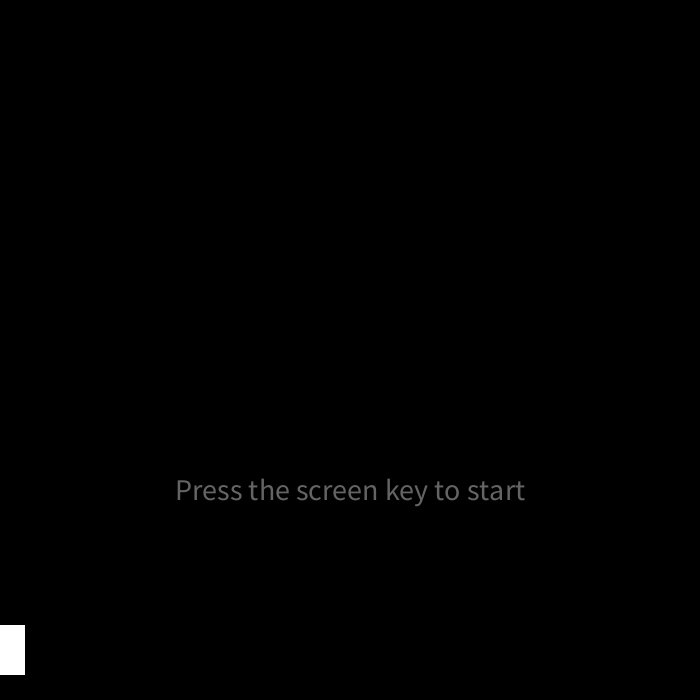
Frame 1 (no input)
Frame 60 (the mouse pressed at the canvas centre just before this capture): identical to frame 1, image omitted
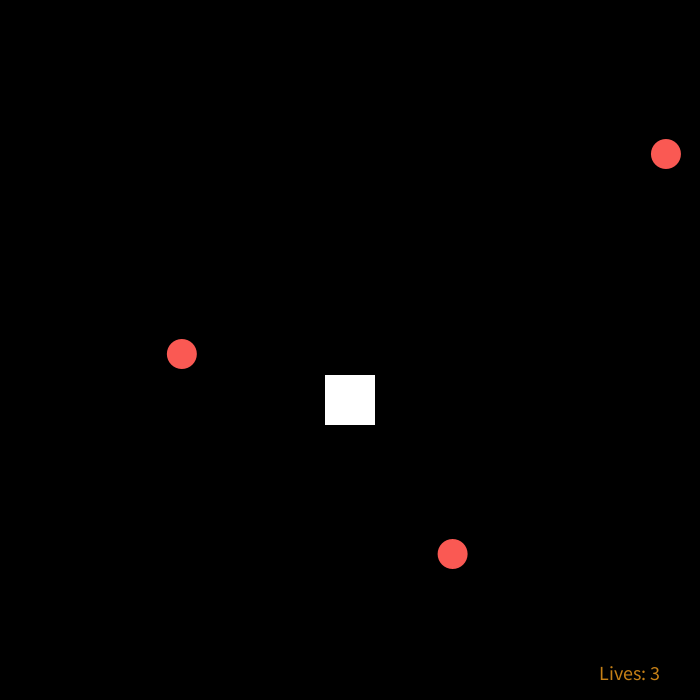
Frame 120 (the mouse held since frame 60 and released just before this capture)

The Processing sketch that drew these frames (run headless with seeded random() and noise(); from frame 60 on, the mouse is pressed at the canvas centre):

// Processing sketch: FlyingCubeGame
// ── FlyingCubeGame.pde
Object myObject = new Object();
Event myEvents = new Event();
Text myTexts = new Text();

//declaring global variables
boolean ready;
float pointsX;
int time;
int newTime=0;
int startTime;
int endTime;
int pVel;
int pVelReset=6;
int fullLife=3;
int life;

//creating array for the point objects
Points[] pointsArray = new Points[4];

void setup() {
  size(700, 700);
  noCursor();
  //calling a reset method for myObject to reset x an y positions
  myObject.reset();
  //making sure the ready boolean is set to false at beginning
  ready=false;
  life=fullLife;

  //placing point objects into the pointsArray with varying positions
  for (int i=0; i<pointsArray.length; i++) {
    pointsArray[i] = new Points(random(width), 200-(200*i));
  }
}


void draw() {
  background(0);
  // displaying the myObject at all times
  myObject.display();

  //if ready is true call event method: fly
  if (ready) {
    myEvents.fly();
  }

  //displays instruction to start whenever the game is not running
  if (!ready) {
    textAlign(CENTER);
    textSize(30);
    fill(100);
    text("Press the screen key to start", width/2, height-200);
  }

  //set time variable to count seconds from startup
  time=millis()/1000;

  //calls gameOver method for the Event object when all lives are lost
  if (life==0) {
    myEvents.gameOver();
  }
  println("time "+time);
}

//sets ready to true and resets variables when starting game
void mousePressed() {
  if (!ready) {
    ready = true;
    newTime=time;
    pVel=pVelReset;
    life=fullLife;
    startTime=millis()/1000;
  }
}

// ── EventClass.pde
class Event {


  //method that "starts the game"
  void fly() {  
    //for loop to call point object methods for the entire pointsArray
    for (int i=0; i<pointsArray.length; i++) {
      pointsArray[i].display();
      pointsArray[i].move();
      pointsArray[i].speedUp();

      //Checks for collision between Object and points
      if (myObject.y-(myObject.r/2) < pointsArray[i].y+(pointsArray[i].r/2) && myObject.y+(myObject.r/2) > pointsArray[i].y-(pointsArray[i].r/2)
        && mouseX-(myObject.r/2) < pointsArray[i].x+(pointsArray[i].r/2) && mouseX+(myObject.r/2) > pointsArray[i].x-(pointsArray[i].r/2)) {
        pointsArray[i].hit();
      }
      //sets an end time to use to determine survival time
      if (life==0) {
        endTime=millis()/1000;
      }
    }
    myObject.fly();
    myTexts.lives();
  }


  //gameOver method to switch ready to false and display text
  void gameOver() {
    ready=false;
    myObject.reset();
    keyCode=DOWN;
    myTexts.gameOver();
  }
}

// ── ObjectClass.pde
class Object {

  float r=50;
  float x;
  float y;
  float xRes=350;
  float yRes=650;
  float xv=5;
  float yv=-5;

  //displaying the cube
  void display() {
    noStroke();
    fill(255);
    rectMode(CENTER);
    rect(mouseX, y, r, r);

    keyPressed();
  }

  //making cube move left or right when keys are pressed
 /* void keyPressed() {
    if (keyCode == RIGHT) {
      x+=xv;
    }
    if (keyCode == LEFT) {
      x-=xv;
    }
    //making cube stay inside screen borders
    if (x<(r/2)) {
      x=r/2;
    }
    if (x>(width-(r/2))) {
      x=(width-(r/2));
    }
  }
*/
  //method for making cube fly up when game starts
  void fly() {
    if (y>400) {
      y+=yv;
    }
  }

  //resets position of cube
  void reset() {
    x=xRes;
    y=yRes;
  }
}

// ── pointClass.pde
class Points {

  float x;
  float y;
  float r=30;

  //makes arguments for x and y position of points in order to use array to put points in various positions
  Points(float temp_x, float temp_y) {
    x=temp_x;
    y=temp_y;
  }

  //displays points
  void display() {
    noStroke();
    fill(#FA5953);
    ellipseMode(CENTER);
    ellipse(x, y, r, r);
    println(pVel);
  }

  //makes points fall down and start again from the top when they hit bottom of screen
  void move() {
    y+=pVel;
    if (y>height) {
      y=-(pVel*10);
      x=random(width);
    }


    if (!ready) {
      newTime=time;
    }
  }

  //increases speed of the falling points every 10th second
  void speedUp() {
    if (time > newTime+9) {
      pVel+=2;
      newTime=time;
    }
  }

  //when a point collides with the Object it starts over and life decreases by 1
  void hit() {
    x=random(width);
    y=-pVel*10-400;
    life-=1;
  }
}

// ── textClass.pde
class Text {
  
  //displays text for when game is over
  void gameOver() {
    textAlign(CENTER);
    fill(100);
    textSize(100);
    text("GAME OVER",width/2,height/2);
    textSize(30);
    //calculates and displays the time played
    text("You survived for "+(endTime-startTime)+" seconds!",width/2,height/2+50);
  }
  
  //displays number of lives remaining
  void lives() {
    textAlign(CENTER);
    fill(#C68016);
    textSize(20);
    text("Lives: "+life,width-70,height-20);
  }
}
